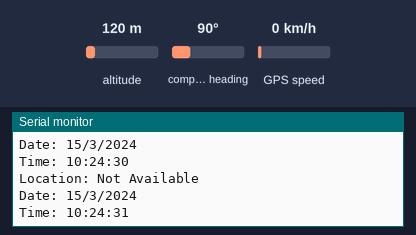
This sketch was run on a simulated ESP32. Shown: the last lines printed to the serial monitor. The inputs (shaded band) are chosen by the test bench; at power-on: altitude 120 m, compass heading 90°, GPS speed 0 km/h. The GPS gets a fix after 3 s at 37.7749, -122.4194 with 8 satellites.

Above: at 1.2 s.
1.3 s: altitude set to 20 m
At 2.7 s:
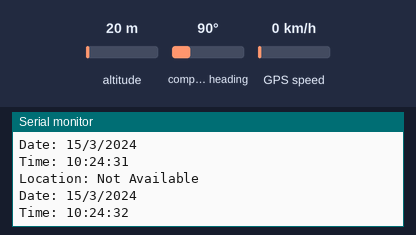
4.5 s: altitude set to 250 m
At 5.9 s:
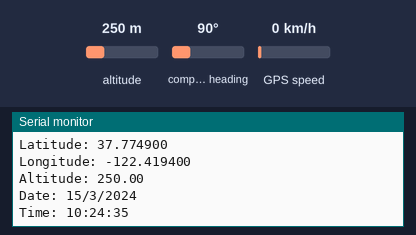
Timing chart, 0 to 7.5 s (numbered marks = the images above; inputs shaded):
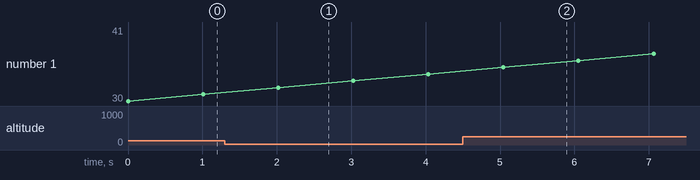

The sketch:

gps_test.ino
```cpp
#include <TinyGPSPlus.h>
#include <HardwareSerial.h>

// Define GPS module serial connection
#define RXD2 16
#define TXD2 17
HardwareSerial gpsSerial(2); // Use Serial2 on ESP32
TinyGPSPlus gps;

void setup() {
  Serial.begin(115200); // Start Serial Monitor
  gpsSerial.begin(9600, SERIAL_8N1, RXD2, TXD2); // Start GPS serial
  Serial.println("GPS Module Test");
}

void loop() {
  // Read data from GPS module
  while (gpsSerial.available() > 0) {
    if (gps.encode(gpsSerial.read())) {
      displayGPSInfo();
    }
  }

  // If no data received for 5 seconds, print error
  if (millis() > 5000 && gps.charsProcessed() < 10) {
    Serial.println("No GPS data received: check wiring");
    while (true);
  }
}

void displayGPSInfo() {
  // Display latitude and longitude
  if (gps.location.isValid()) {
    Serial.print("Latitude: ");
    Serial.println(gps.location.lat(), 6);
    Serial.print("Longitude: ");
    Serial.println(gps.location.lng(), 6);
    Serial.print("Altitude: ");
    Serial.println(gps.altitude.meters());
  } else {
    Serial.println("Location: Not Available");
  }

  // Display date and time
  if (gps.date.isValid()) {
    Serial.print("Date: ");
    Serial.print(gps.date.day());
    Serial.print("/");
    Serial.print(gps.date.month());
    Serial.print("/");
    Serial.println(gps.date.year());
  }

  if (gps.time.isValid()) {
    Serial.print("Time: ");
    Serial.print(gps.time.hour());
    Serial.print(":");
    Serial.print(gps.time.minute());
    Serial.print(":");
    Serial.println(gps.time.second());
  }

  delay(1000);
}
```

Measured:
- after the input at 4.5 s, the serial monitor: prints a new line after 0.54 s (image 2)
